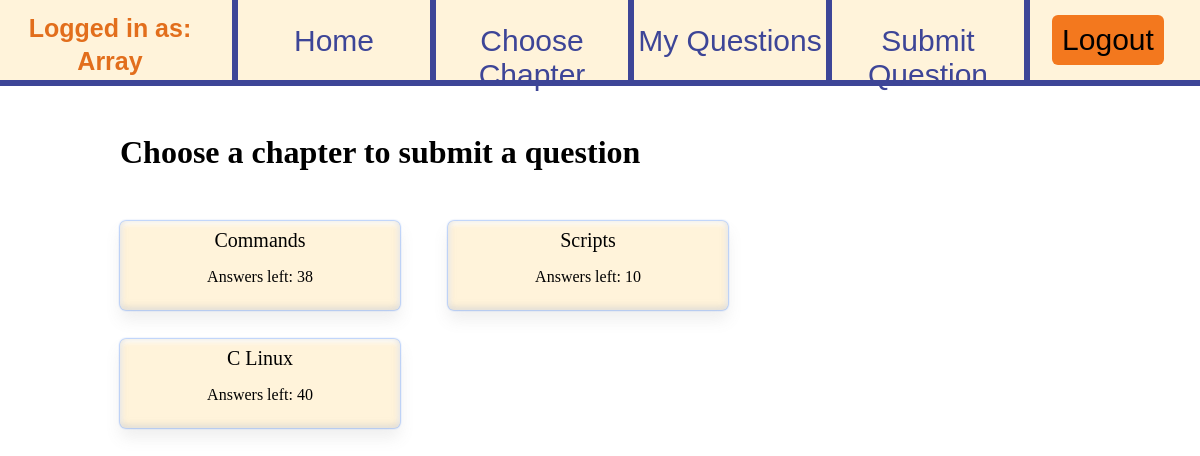
/mvc/public/submit_question (signed in), run on the app's committed database.
### tables this page shows
CREATE TABLE `chapters` (
  `id` int(11) NOT NULL,
  `name` varchar(50) NOT NULL,
  `description` varchar(150) NOT NULL,
  `status` varchar(20) NOT NULL
);

### mvc/app/core/App.php (called while the page is built, shortened)
<?php
class App
{
    protected $method = 'index';
    public function __construct()
    {
        $url = $this->parseUrl();
        if(file_exists('../app/controllers/' . $url[0] . '.php'))
        {
            unset($url[0]);
        }
        $this->controller = new $this->controller;
        $this->params = $url ? array_values ($url) : [];
        call_user_func_array([$this->controller, $this->method], $this->params);
    }
    public function parseUrl()
    {
        if(isset($_GET['url']))
        {
            return $url = explode('/',filter_var(rtrim($_GET['url'],'/'), FILTER_SANITIZE_URL));
        }
    }
}

### mvc/public/index.php (called while the page is built, shortened)
<?php
require_once '../app/core/Controller.php';
$app=new App;

### mvc/app/core/Controller.php (called while the page is built, shortened)
<?php
class Controller
{
    protected function model($model)
    {
        return new $model();
    }
    protected function view($view, $data = false)
    {
        require_once '../app/views/' . $view . '.php';
    }
    protected function check_login(){
        $this->session_is_admin=$_SESSION['is_admin'];
    }
}

### mvc/app/models/Formulas.php (called while the page is built, shortened)
<?php
class Formulas
{
    private $answers_left;
    public function get_answers_left(){
        return $this->answers_left;
    }
    public function can_submit_question($posted_questions,$right_answers,$deleted_questions){
        $diff=10;
        $right_answers=$right_answers-($diff*$deleted_questions);
        $right_answers=$right_answers-$diff;
        if($posted_questions>0){
            $right_answers=$right_answers-$diff;
            $posted_questions=$posted_questions-1;
        }
        while($posted_questions>0){
            $diff=$diff*2;
            $right_answers=$right_answers-$diff;
            $posted_questions=$posted_questions-1;
        }
        $this->answers_left=$right_answers;
        if($right_answers>0){
            return true;
        }else{
            return false;
        }
    }
}

### mvc/app/controllers/submit_question.php (the view, shortened to what this page needs)
<?php
class Submit_Question extends Controller
{
    private $chapters;
    private $chapters_nr;
    private $answers_left;
    public function index()
    {
        $error_msg=$this->session_extract("error_msg",true);
        $this->get_chapters();
        $this->view('home/choose_chapter',['title_message'=>self::TITLE_MESSAGE,'error_msg' => $error_msg,'chapters' => $this->chapters,'chapters_nr' => $this->chapters_nr]);
    }
    private function can_submit_quesion($chapter_id){
        $formulas=$this->model('Formulas');
        $answers_left=$formulas->get_answers_left();
        if($answers_left>=0){
            $this->answers_left=$answers_left;
            return true;
        }else{
            $this->answers_left=(-1)*$answers_left;
            return false;
        }
    }
    private function get_chapters(){
        $config=$this->model('JSONConfig');
        $db_host=$config->get('db','host');
        $db_user=$config->get('db','user');
        $db_pass=$config->get('db','pass');
        $db_name=$config->get('db','name');
        $db_connection=$this->model('DBConnection');
        $link=$db_connection->connect($db_host,$db_user,$db_pass,$db_name);
        if($this->session_is_admin==true){
            $query="SELECT id,`name` FROM chapters";
        }else{
            $query="SELECT id,`name` FROM chapters WHERE `status`='posted'";
        }
        $sql=$link->prepare($query);
        $sql->execute();
        $sql->bind_result($chapter_id,$chapter_name);
        $this->chapters_nr=0;
        while($sql->fetch()){
            if($this->session_is_admin==true){
                $this->chapters[$this->chapters_nr]=   "<div class='chapter'>
                                                        <a href='chapter_" . (string)$chapter_id . "_submit'>" . $chapter_name . "</a>
                                                        <p>No need to answer questions</p>
                                                        </div>";
            }else if($this->can_submit_quesion($chapter_id)){
                $this->chapters[$this->chapters_nr]=   "<div class='chapter'>
                                                            <a href='chapter_" . (string)$chapter_id . "_submit'>" . $chapter_name . "</a>
                                                            <p>Answers extra: " . $this->answers_left . "</p>
                                                        </div>";
            }else{
                $this->chapters[$this->chapters_nr]=   "<div class='chapter'>
                                                            <a>" . $chapter_name . "</a>
                                                            <p>Answers left: " . $this->answers_left . "</p>
                                                        </div>";
            }
            $this->chapters_nr=$this->chapters_nr+1;
        }
    }
}

### mvc/app/views/home/choose_chapter.php (shortened to what this page needs)
<!DOCTYPE html>
<html lang="en">
<head>
    <link rel="stylesheet" href="resources/stylesheets/header.css" type="text/css" />
    <link rel="stylesheet" href="resources/stylesheets/choose_chapter.css" type="text/css" />
    </head>
<body>
<?php
    include "header.php"
?>
    <div class="chaptersBox">
        <h1><?php echo $data['title_message'] ?></h1>
        <?php
            for($i=0;$i<$data['chapters_nr'];$i++){
                echo $data['chapters'][$i];
            }
        ?>
    </div>
</body>
</html>

### mvc/public/resources/stylesheets/choose_chapter.css (style rules this page uses)
.chaptersBox { width: 80%; height: 600px; margin-left: auto; margin-right: auto; }
.chaptersBox h1 { margin-top: 5%; }
.chaptersBox .chapter { text-align: center; background-color: #fff3da; padding: 8px; width: 280px; margin-top: 10%; box-sizing: border-box; border-radius: 6px; box-shadow: 0 0px 2px 0 #1d67f0, 0 10px 15px 0 rgba(126, 126, 126, 0.12), 0 -2px 6px 1px rgba(199, 199, 199, 0.55) inset, 0 2px 4px 2px rgba(255, 255, 255, 0.83) inset; float: left; margin-top: 3%; margin-right: 5%; }
.chaptersBox .chapter a { font-size: 20px; text-decoration: none; }

### data on the page
chapters: name "Commands"
chapters: name "Scripts"
chapters: name "C Linux"

### other printed values
$_SESSION["user"] "Array"
$data['title_message'] "Choose a chapter to submit a question"
$this->answers_left "38"
$this->answers_left "10"
$this->answers_left "40"
